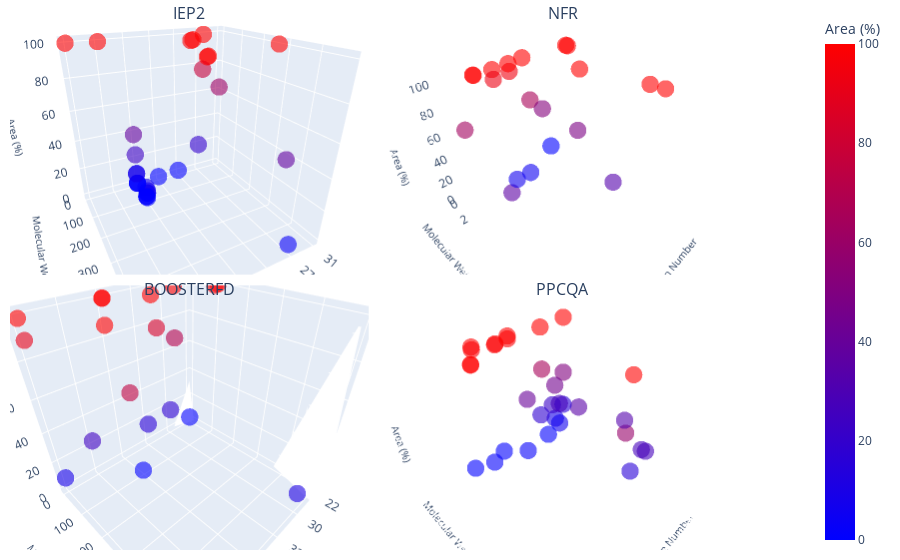

The cell this chart's notebook holds for it:
### Code cell
# Generate a 2x2 grid of 3D plots
sample_names = df_plot['sample_name'].unique()
fig = psub.make_subplots(rows=2, cols=2, specs=[[{'type': 'scatter3d'}, {'type': 'scatter3d'}], [{'type': 'scatter3d'}, {'type': 'scatter3d'}]],
                         subplot_titles=sample_names, horizontal_spacing=0.02, vertical_spacing=0.02)


# Manually adjust annotation y-positions to move titles lower
for annotation in fig['layout']['annotations']:
    annotation['y'] -= 0.03

positions = [(1, 1), (1, 2), (2, 1), (2, 2)]
scenes = {}
traces = []

for i, (sample, (row, col)) in enumerate(zip(sample_names, positions)):
    df_sample = df_filtered[df_filtered['sample_name'] == sample]
    scatter3d = go.Scatter3d(
        x=df_sample['fraction_low'],
        y=df_sample['kDa'],
        z=df_sample['Area %'],
        mode='markers',
        marker=dict(
            size=6,
            color=df_sample['Area %'],  # Color by Area %
            colorscale=[(0, 'blue'), (1, 'red')],
            opacity=0.6,
            showscale=False  # Disable multiple colorbars
        ),
        name=sample,
        text=df_sample['sample_name'],
        showlegend=False  # Remove legend entries
    )
    fig.add_trace(scatter3d, row=row, col=col)
    scenes[f'scene{i+1}'] = dict(
        xaxis=dict(title='Fraction Number', titlefont=dict(size=10)),
        yaxis=dict(title='Molecular Weight (kDa)', titlefont=dict(size=10)),
        zaxis=dict(title='Area (%)', titlefont=dict(size=10))
    )

# Add a single color bar with correct scale
fig.add_trace(go.Scatter3d(
    x=[None], y=[None], z=[None],
    mode='markers',
    marker=dict(
        size=8,
        color=[df_filtered['Area %'].min(), df_filtered['Area %'].max()],
        colorscale=[(0, 'blue'), (1, 'red')],
        cmin=df_filtered['Area %'].min(),
        cmax=df_filtered['Area %'].max(),
        showscale=True,
        colorbar=dict(title='Area (%)', x=1.1)
    ),
    showlegend=False  # Ensure this does not appear in the legend
))

# Layout configuration
fig.update_layout(
    title='',
    margin=dict(l=10, r=10, t=10, b=10),
    showlegend=False,
    **scenes
)

### Figure 1 — Plotly figure (JSON) as saved in the notebook; plotly's stock layout.template omitted (floating-point values rounded to 4 significant figures)
{"data": [{"marker": {"color": [100, 100, 100, 100, 2.8, 77.71, 19.49, 37.96, 62.04, 4.37, 7.65, 3.58, 6.16, 0, 0, 0, 38.68, 0, 8.27, 0, 0, 23.56, 7.72, 99.26, 0.74, 99.57, 0.43, 100, 100], "colorscale": [[0, "blue"], [1, "red"]], "opacity": 0.6, "showscale": false, "size": 6}, "mode": "markers", "name": "IEP2", "scene": "scene", "showlegend": false, "text": ["IEP2", "IEP2", "IEP2", "IEP2", "IEP2", "IEP2", "IEP2", "IEP2", "IEP2", "IEP2", "IEP2", "IEP2", "IEP2", "IEP2", "IEP2", "IEP2", "IEP2", "IEP2", "IEP2", "IEP2", "IEP2", "IEP2", "IEP2", "IEP2", "IEP2", "IEP2", "IEP2", "IEP2", "IEP2"], "type": "scatter3d", "x": ["31", "27", "20", "22", "27", "27", "27", "31", "31", "17", "17", "17", "17", "17", "17", "17", "17", "17", "17", "17", "17", "17", "17", "20", "20", "22", "22", "14", "16"], "y": [276.1, 28.4, 108.5, 324.6, 480.8, 27.94, 6.535, 356.8, 6.713, 105.6, 94.62, 100.8, 106.1, 94.58, 100.9, 94.53, 7.067, 5.694, 5.957, 7.539, 5.326, 8.722, 4.727, 96.97, 7.02e-05, 320.0, 3.896, 18.15, 4.33], "z": [100, 100, 100, 100, 2.8, 77.71, 19.49, 37.96, 62.04, 4.37, 7.65, 3.58, 6.16, 0, 0, 0, 38.68, 0, 8.27, 0, 0, 23.56, 7.72, 99.26, 0.74, 99.57, 0.43, 100, 100]}, {"marker": {"color": [100, 99.34, 0.66, 100, 66.44, 33.56, 5.9, 94.1, 100, 100, 100, 36.61, 63.39, 100, 48.45, 51.55, 100, 100, 100, 7.37, 92.63], "colorscale": [[0, "blue"], [1, "red"]], "opacity": 0.6, "showscale": false, "size": 6}, "mode": "markers", "name": "NFR", "scene": "scene2", "showlegend": false, "text": ["NFR", "NFR", "NFR", "NFR", "NFR", "NFR", "NFR", "NFR", "NFR", "NFR", "NFR", "NFR", "NFR", "NFR", "NFR", "NFR", "NFR", "NFR", "NFR", "NFR", "NFR"], "type": "scatter3d", "x": ["21", "24", "24", "32", "22", "22", "16", "16", "17", "15", "21", "33", "33", "24", "32", "32", "16", "22", "15", "17", "17"], "y": [5.369, 96.61, 3.22e-05, 48.23, 8.528, 96.9, 21.61, 4.624, 5.199, 4.035, 7.291, 57.23, 6.617, 107.7, 48.41, 6.423, 4.258, 2.07, 4.702, 21.61, 5.422], "z": [100, 99.34, 0.66, 100, 66.44, 33.56, 5.9, 94.1, 100, 100, 100, 36.61, 63.39, 100, 48.45, 51.55, 100, 100, 100, 7.37, 92.63]}, {"marker": {"color": [100, 11.34, 71.05, 17.61, 84.27, 15.73, 0.1, 99.9, 75.41, 24.59, 90.96, 9.04, 99.08, 0.92, 100, 100, 100, 100, 100], "colorscale": [[0, "blue"], [1, "red"]], "opacity": 0.6, "showscale": false, "size": 6}, "mode": "markers", "name": "BOOSTERFD", "scene": "scene3", "showlegend": false, "text": ["BOOSTERFD", "BOOSTERFD", "BOOSTERFD", "BOOSTERFD", "BOOSTERFD", "BOOSTERFD", "BOOSTERFD", "BOOSTERFD", "BOOSTERFD", "BOOSTERFD", "BOOSTERFD", "BOOSTERFD", "BOOSTERFD", "BOOSTERFD", "BOOSTERFD", "BOOSTERFD", "BOOSTERFD", "BOOSTERFD", "BOOSTERFD"], "type": "scatter3d", "x": ["22", "30", "30", "30", "32", "32", "19", "19", "33", "33", "16", "16", "22", "22", "30", "32", "19", "16", "33"], "y": [108.0, 496.0, 37.18, 6.198, 79.23, 6.515, 96.37, 7.805, 229.8, 6.579, 19.4, 4.697, 97.36, 5.61e-05, 38.19, 64.74, 7.65, 18.57, 173.2], "z": [100, 11.34, 71.05, 17.61, 84.27, 15.73, 0.1, 99.9, 75.41, 24.59, 90.96, 9.04, 99.08, 0.92, 100, 100, 100, 100, 100]}, {"marker": {"color": [100, 26.83, 35.01, 9.07, 6.54, 22.56, 15.79, 0.85, 65.17, 18.19, 59.08, 40.92, 2.1, 97.9, 100, 100, 99.66, 0.34, 33, 50.66, 16.34, 100, 44.53, 27.31, 28.15, 100, 100, 1.92, 98.08, 99.01, 0.99, 100], "colorscale": [[0, "blue"], [1, "red"]], "opacity": 0.6, "showscale": false, "size": 6}, "mode": "markers", "name": "PPCQA", "scene": "scene4", "showlegend": false, "text": ["PPCQA", "PPCQA", "PPCQA", "PPCQA", "PPCQA", "PPCQA", "PPCQA", "PPCQA", "PPCQA", "PPCQA", "PPCQA", "PPCQA", "PPCQA", "PPCQA", "PPCQA", "PPCQA", "PPCQA", "PPCQA", "PPCQA", "PPCQA", "PPCQA", "PPCQA", "PPCQA", "PPCQA", "PPCQA", "PPCQA", "PPCQA", "PPCQA", "PPCQA", "PPCQA", "PPCQA", "PPCQA"], "type": "scatter3d", "x": ["3", "31", "31", "31", "31", "31", "30", "30", "30", "30", "35", "35", "15", "15", "21", "18", "23", "23", "3", "3", "3", "30", "31", "31", "31", "15", "35", "18", "18", "21", "21", "23"], "y": [3.17, 1361.0, 462.7, 58.96, 138.7, 6.508, 1384.0, 135.2, 58.5, 6.414, 1390.0, 6.673, 211.5, 19.89, 101.5, 8.108, 327.0, 0.0001093, 989.2, 3.714, 0.7038, 58.75, 58.62, 1410.0, 137.0, 20.6, 1387.0, 92.18, 7.893, 91.39, 4.8e-05, 326.4], "z": [100, 26.83, 35.01, 9.07, 6.54, 22.56, 15.79, 0.85, 65.17, 18.19, 59.08, 40.92, 2.1, 97.9, 100, 100, 99.66, 0.34, 33, 50.66, 16.34, 100, 44.53, 27.31, 28.15, 100, 100, 1.92, 98.08, 99.01, 0.99, 100]}, {"marker": {"cmax": 100, "cmin": 0, "color": [0, 100], "colorbar": {"title": {"text": "Area (%)"}, "x": 1.1, "y": 0.5}, "colorscale": [[0, "blue"], [1, "red"]], "showscale": true, "size": 8}, "mode": "markers", "showlegend": false, "type": "scatter3d", "x": [null], "y": [null], "z": [null]}], "layout": {"annotations": [{"font": {"size": 16}, "showarrow": false, "text": "IEP2", "x": 0.245, "xanchor": "center", "xref": "paper", "y": 0.97, "yanchor": "bottom", "yref": "paper"}, {"font": {"size": 16}, "showarrow": false, "text": "NFR", "x": 0.755, "xanchor": "center", "xref": "paper", "y": 0.97, "yanchor": "bottom", "yref": "paper"}, {"font": {"size": 16}, "showarrow": false, "text": "BOOSTERFD", "x": 0.245, "xanchor": "center", "xref": "paper", "y": 0.46, "yanchor": "bottom", "yref": "paper"}, {"font": {"size": 16}, "showarrow": false, "text": "PPCQA", "x": 0.755, "xanchor": "center", "xref": "paper", "y": 0.46, "yanchor": "bottom", "yref": "paper"}], "autosize": true, "margin": {"b": 10, "l": 10, "r": 10, "t": 10}, "scene": {"aspectmode": "auto", "aspectratio": {"x": 1, "y": 1, "z": 1}, "camera": {"center": {"x": 0, "y": 0, "z": 0}, "eye": {"x": 0.7021, "y": 1.317, "z": 0.7335}, "projection": {"type": "perspective"}, "up": {"x": 0, "y": 0, "z": 1}}, "domain": {"x": [0, 0.49], "y": [0.51, 1]}, "xaxis": {"title": {"font": {"size": 10}, "text": "Fraction Number"}, "type": "category"}, "yaxis": {"title": {"font": {"size": 10}, "text": "Molecular Weight (kDa)"}, "type": "linear"}, "zaxis": {"title": {"font": {"size": 10}, "text": "Area (%)"}, "type": "linear"}}, "scene2": {"aspectmode": "auto", "aspectratio": {"x": 1, "y": 1.041, "z": 0.9603}, "camera": {"center": {"x": 0, "y": 0, "z": 0}, "eye": {"x": 1.252, "y": 1.252, "z": 1.252}, "projection": {"type": "perspective"}, "up": {"x": 0, "y": 0, "z": 1}}, "domain": {"x": [0.51, 1], "y": [0.51, 1]}, "xaxis": {"title": {"font": {"size": 10}, "text": "Fraction Number"}, "type": "category"}, "yaxis": {"title": {"font": {"size": 10}, "text": "Molecular Weight (kDa)"}, "type": "linear"}, "zaxis": {"title": {"font": {"size": 10}, "text": "Area (%)"}, "type": "linear"}}, "scene3": {"aspectmode": "auto", "aspectratio": {"x": 1, "y": 1, "z": 1}, "camera": {"center": {"x": 0, "y": 0, "z": 0}, "eye": {"x": 0.8545, "y": 0.8545, "z": 0.8545}, "projection": {"type": "perspective"}, "up": {"x": -0.001233, "y": 0.001235, "z": 1.0}}, "domain": {"x": [0, 0.49], "y": [0, 0.49]}, "xaxis": {"title": {"font": {"size": 10}, "text": "Fraction Number"}, "type": "category"}, "yaxis": {"title": {"font": {"size": 10}, "text": "Molecular Weight (kDa)"}, "type": "linear"}, "zaxis": {"title": {"font": {"size": 10}, "text": "Area (%)"}, "type": "linear"}}, "scene4": {"aspectmode": "auto", "aspectratio": {"x": 1, "y": 1, "z": 1}, "domain": {"x": [0.51, 1], "y": [0, 0.49]}, "xaxis": {"title": {"font": {"size": 10}, "text": "Fraction Number"}, "type": "category"}, "yaxis": {"title": {"font": {"size": 10}, "text": "Molecular Weight (kDa)"}, "type": "linear"}, "zaxis": {"title": {"font": {"size": 10}, "text": "Area (%)"}, "type": "linear"}}, "showlegend": false, "title": {"text": ""}}}
